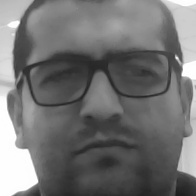
#> input picture Deteccao_Facial/fotos/User.2.0.jpg, 196 x 196 px, given in place of the camera
$ python 'Deteccao Facial Video.py'
#> lines starting #> are read from the running program, lines starting #| are printed output that depends on the picture; after the words box and inside, x2 and y2 are one past the last pixel; in counts of white or black regions, pixels touching at a corner belong together
### Deteccao_Facial/NameFind.py
# -*- coding:utf-8 -*-

import math  # Image Rotation Library
import os  # Files Library
import time  # Time count Library
import cv2  # Video Capture Library

from constantes import CLF_EYE, WHITE, CLF_FACE,COR_FACE

now_time = time.clock()


# [10 lines left out: function FileRead, not called in this run]


#     ------------------- FUNCTION TO FIND THE NAME  -----------------------------------------------------------

# Verification of the last ID in Names.txt (last_string) - CREATED BY IGOR
def file_is_empty(path):
    return os.stat(path).st_size == 0


# [62 lines left out: functions ID2Name, AddName, DispID, not called in this run]


def draw_box(Image, x, y, w, h):
    cv2.line(Image, (x, y), (x + (int(w / 5)), y), COR_FACE, 2)
    cv2.line(Image, (x + (int(w / 5) * 4), y), (x + w, y), COR_FACE, 2)
    cv2.line(Image, (x, y), (x, y + (int(h / 5))), COR_FACE, 2)
    cv2.line(Image, (x + w, y), (x + w, y + int((h / 5))), COR_FACE, 2)
    cv2.line(Image, (x, (y + int((h / 5 * 4)))), (x, y + h), COR_FACE, 2)
    cv2.line(Image, (x, (y + h)), (x + int((w / 5)), y + h), COR_FACE, 2)
    cv2.line(Image, (x + (int((w / 5) * 4)), y + h), (x + w, y + h), COR_FACE, 2)
    cv2.line(Image, (x + w, (y + int((h / 5 * 4)))), (x + w, y + h), COR_FACE, 2)


# ---------------     SECOND ID BOX      ----------------------
# [45 lines left out: functions DispID2, DispID3, not called in this run]


def DrawBox(Image, x, y, w, h):
    cv2.rectangle(Image, (x, y), (x + w, y + h), (255, 255, 255), 1)  # Draw a rectangle arround the face


# ----------------------------- THIS FUNCTION TAKES IN SPEC CASCADE, FACE CASCADE AND AN IMAGE
# ------------------------- IT RETURNS A CROPPED FACE AND IF POSSIBLE STRAIGHTENS THE TILT OF THE HEAD


# [29 lines left out: function DetectEyes, not called in this run]


def tell_time_passed():
    print('TIME PASSED ' + str(round(((time.clock() - now_time) / 60), 2)) + ' MINS')

### Deteccao_Facial/Deteccao Facial Video.py
# -*- coding:utf-8 -*-
import cv2
import numpy as np

import NameFind
from constantes import CLF_EYE, COR_EYE, FONT, WHITE, CLF_FACE, COR_FACE


# pip install opencv-python
# documentação do Opencv => https://opencv-python-tutroals.readthedocs.io


def deteccao_face_video():
    cap = cv2.VideoCapture(0)

    while True:
        ret, frame = cap.read()
#> frame is the input picture: shape (196, 196, 3); min 29, max 255, mean 114.8
        if ret:
            # converte em cinza
            frame_gray = cv2.cvtColor(frame, cv2.COLOR_BGR2GRAY)
            faces = CLF_FACE.detectMultiScale(frame_gray, 1.1, 5, minSize=(30, 30))
#> faces = [[14, 14, 168, 168]]

            for x, y, w, h in faces:
                # desenha um retangulo na face
                NameFind.draw_box(frame, x, y, w, h)
                cv2.putText(frame, '...', (x - 5, y - 10), FONT, 1, COR_EYE, 2)

                # detecção dos olhos
                r_gray = frame_gray[y:y + h, x:x + w]
                r_color = frame[y:y + h, x:x + w]

                open_eyes = CLF_EYE.detectMultiScale(r_gray)
                for ex, ey, ew, eh in open_eyes:
                    # desenha o retangulo nos olhos
                    NameFind.draw_box(r_color, ex, ey, ew, eh)
#> this loop made 1 pass
#> pass 1, in deteccao_face_video, `r_gray = frame_gray[y:y + h, x:x + w]`:
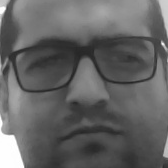
#> r_gray: shape (168, 168); min 37, max 255, mean 99.7
#> after the loop:
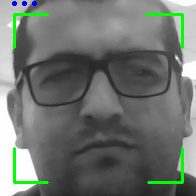
#> frame: shape (196, 196, 3); 2.31% of pixels changed, all inside (x1, y1, x2, y2) = (12, 1, 184, 184)

            cv2.imshow('Deteccao Facial', frame)
            k = cv2.waitKey(30) & 0xff
#> (key Esc is pressed here)

            if k == 27:
                break

    cap.release()
    cv2.destroyAllWindows()


if __name__ == "__main__":
    deteccao_face_video()

$ run again, on Deteccao_Facial/fotos/User.2.10.jpg
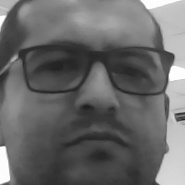
#> input picture Deteccao_Facial/fotos/User.2.10.jpg, 185 x 185 px, given in place of the camera
#> in deteccao_face_video, frame is the input picture: shape (185, 185, 3); min 31, max 255, mean 104.7
#> faces = [[14, 8, 163, 163]]
#> the loop in deteccao_face_video, `for x, y, w, h in faces:` made 1 pass
#> (x, y, w, h, open_eyes) on pass 1: (14, 8, 163, 163, [[25, 38, 39, 39]])
#> after the loop in deteccao_face_video, `for x, y, w, h in faces:`:
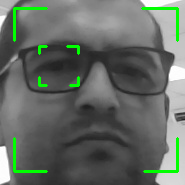
#> frame: shape (185, 185, 3); 2.94% of pixels changed, all inside (x1, y1, x2, y2) = (13, 7, 179, 173)
#> after the loop in deteccao_face_video, `for x, y, w, h in faces:`:
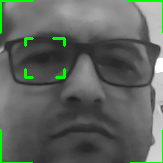
#> r_color: shape (163, 163, 3); mean B, G, R 94.3, 100.1, 94.3

$ run again, on Deteccao_Facial/fotos/User.2.11.jpg
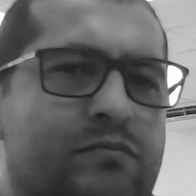
#> input picture Deteccao_Facial/fotos/User.2.11.jpg, 196 x 196 px, given in place of the camera
#> in deteccao_face_video, frame is the input picture: shape (196, 196, 3); min 28, max 255, mean 104.8
#> faces = [[14, 10, 174, 174]]
#> the loop in deteccao_face_video, `for x, y, w, h in faces:` made 1 pass
#> (x, y, w, h, open_eyes) on pass 1: (14, 10, 174, 174, [[37, 38, 42, 42], [81, 137, 33, 33]])
#> after the loop in deteccao_face_video, `for x, y, w, h in faces:`:
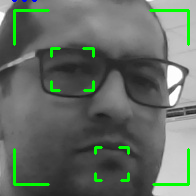
#> frame: shape (196, 196, 3); 3.33% of pixels changed, all inside (x1, y1, x2, y2) = (12, 0, 190, 186)
#> after the loop in deteccao_face_video, `for x, y, w, h in faces:`:
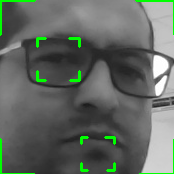
#> r_color: shape (174, 174, 3); mean B, G, R 97.3, 104.2, 97.3
